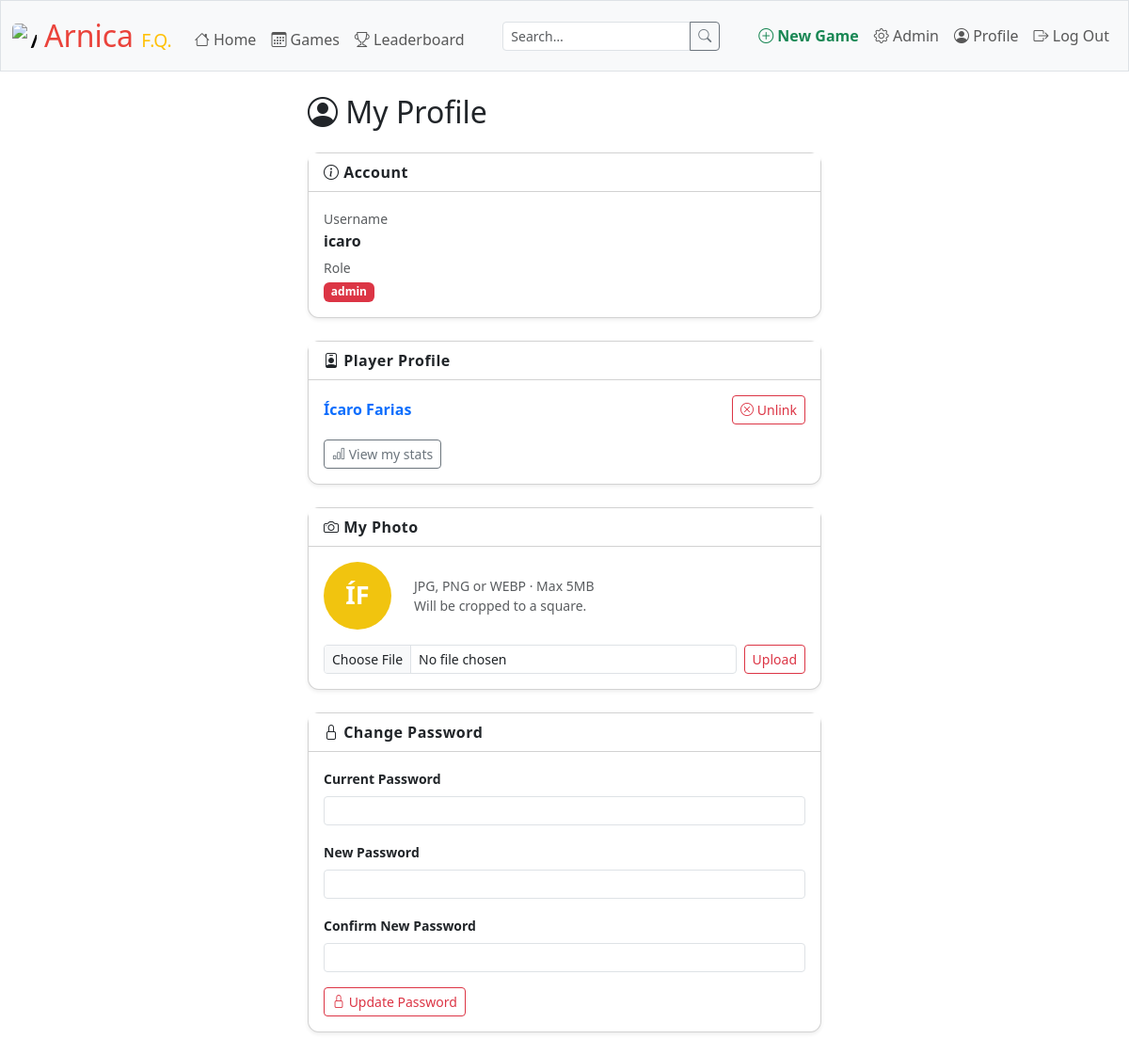
Screenshot of /profile (signed in) with the database file from the repository.
### tables this page shows
CREATE TABLE "users" (
    id         INTEGER PRIMARY KEY AUTOINCREMENT NOT NULL,
    username   TEXT    NOT NULL UNIQUE,
    email      TEXT    UNIQUE,
    hash       TEXT    NOT NULL,
    role       TEXT    NOT NULL DEFAULT 'viewer'
                       CHECK(role IN ('admin', 'editor', 'viewer')),
    person_id  INTEGER UNIQUE,
    created_at TEXT    NOT NULL DEFAULT (datetime('now')),
    updated_at TEXT    NOT NULL DEFAULT (datetime('now')),
    FOREIGN KEY(person_id) REFERENCES people(id) ON DELETE SET NULL
);

CREATE TABLE people (
    id           INTEGER PRIMARY KEY AUTOINCREMENT NOT NULL,
    name         TEXT NOT NULL,
    nickname     TEXT,
    phone_number TEXT UNIQUE,
    created_at   TEXT NOT NULL DEFAULT (datetime('now'))
, updated_at TEXT NOT NULL DEFAULT (datetime('now')), is_in_group_chat INTEGER NOT NULL DEFAULT 0, is_guest         INTEGER NOT NULL DEFAULT 0, guest_of         INTEGER REFERENCES people(id) ON DELETE SET NULL);

### app.py (the view, shortened to what this page needs)
@app.route("/profile", methods=["GET", "POST"])
@login_required
def profile():
    user = db.execute("SELECT * FROM users WHERE id = ?", session["user_id"])[0]
    linked_player = None
    if user["person_id"]:
        row = db.execute("SELECT * FROM people WHERE id = ?", user["person_id"])
        if row:
            linked_player = row[0]
    available_players = db.execute("""
        SELECT p.id, p.name, p.nickname
        FROM people p
        LEFT JOIN users u ON u.person_id = p.id
        WHERE u.person_id IS NULL
        ORDER BY p.name
    """)
    if request.method == "GET":
        return render_template("profile.html",
            user=user,
            linked_player=linked_player,
            available_players=available_players
        )

### app.py (called while the page is built)
def photo_path(person_id):
    for ext in ["jpg", "png", "webp"]:
        path = os.path.join(UPLOAD_FOLDER, f"{person_id}.{ext}")
        if os.path.exists(path):
            return f"/static/uploads/players/{person_id}.{ext}"
    return None

@app.template_global()
def photo_url(person_id):
    if not person_id:
        return None
    return photo_path(person_id)

@app.after_request
def after_request(response):
    response.headers["Cache-Control"] = "no-cache, no-store, must-revalidate"
    response.headers["Expires"] = 0
    response.headers["Pragma"] = "no-cache"
    return response

### helpers.py (called while the page is built)
def login_required(f):
    @wraps(f)
    def decorated_function(*args, **kwargs):
        if session.get("user_id") is None:
            return redirect("/login")
        return f(*args, **kwargs)
    return decorated_function

### templates/profile.html (shortened to what this page needs)
{% extends "layout.html" %}
{% from "_macros.html" import avatar %}
{% block main %}
<div class="row justify-content-center">
    <div class="col-md-7 col-lg-6">
        <h2 class="mb-4"><i class="bi bi-person-circle"></i> My Profile</h2>
        <div class="card shadow-sm mb-4">
            <div class="card-header bg-white">
                <i class="bi bi-info-circle"></i> Account
            </div>
            <div class="card-body">
                <div class="mb-1">
                    <span class="text-muted small">Username</span>
                    <div class="fw-semibold">{{ user.username }}</div>
                </div>
                <div>
                    <span class="text-muted small">Role</span>
                    <div>
                        <span class="badge
                            {% if user.role == 'admin' %}bg-danger
                            {% elif user.role == 'editor' %}bg-warning text-dark
                            {% else %}bg-secondary
                            {% endif %}">
                            {{ user.role }}
                        </span>
                    </div>
                </div>
            </div>
        </div>
        <div class="card shadow-sm mb-4">
            <div class="card-header bg-white">
                <i class="bi bi-person-badge"></i> Player Profile
            </div>
            <div class="card-body">
                {% if linked_player %}
                    <div class="d-flex align-items-center justify-content-between">
                        <div>
                            <div class="fw-semibold">
                                <a href="/player/{{ linked_player.id }}" class="text-decoration-none">
                                    {{ linked_player.name }}
                                </a>
                            </div>
                        </div>
                        <form action="/profile" method="post">
                            <button class="btn btn-sm btn-outline-danger" type="submit">
                                <i class="bi bi-x-circle"></i> Unlink
                            </button>
                        </form>
                    </div>
                    <div class="mt-3">
                        <a href="/player/{{ linked_player.id }}" class="btn btn-sm btn-outline-secondary">
                            <i class="bi bi-bar-chart"></i> View my stats
                        </a>
                    </div>
                {% endif %}
            </div>
        </div>
        {% if linked_player %}
        <div class="card shadow-sm mb-4">
            <div class="card-header bg-white">
                <i class="bi bi-camera"></i> My Photo
            </div>
            <div class="card-body">
                <div class="d-flex align-items-center gap-4 mb-3">
                    {{ avatar(linked_player.id, linked_player.name, size=72) }}
                    <div class="text-muted small">
                        JPG, PNG or WEBP · Max 5MB<br>
                        Will be cropped to a square.
                    </div>
                </div>
                <form action="/profile/photo" method="post" enctype="multipart/form-data">
                    <div class="d-flex gap-2">
                        <input class="form-control form-control-sm" name="photo" type="file"
                               accept=".jpg,.jpeg,.png,.webp">
                        <button class="btn btn-sm btn-outline-danger flex-shrink-0" type="submit">
                            Upload
                        </button>
                    </div>
                </form>
            </div>
        </div>
        {% endif %}
        <div class="card shadow-sm">
            <div class="card-header bg-white">
                <i class="bi bi-lock"></i> Change Password
            </div>
            <div class="card-body">
                <form action="/profile" method="post">
                    <div class="mb-3">
                        <label class="form-label small fw-semibold" for="current_password">Current Password</label>
                        <input class="form-control form-control-sm"
                               id="current_password"
                               name="current_password"
                               required
                               type="password">
                    </div>
                    <div class="mb-3">
                        <label class="form-label small fw-semibold" for="new_password">New Password</label>
                        <input class="form-control form-control-sm"
                               id="new_password"
                               name="new_password"
                               required
                               type="password">
                    </div>
                    <div class="mb-3">
                        <label class="form-label small fw-semibold" for="confirm_password">Confirm New Password</label>
                        <input class="form-control form-control-sm"
                               id="confirm_password"
                               name="confirm_password"
                               required
                               type="password">
                    </div>
                    <button class="btn btn-sm btn-outline-danger" type="submit">
                        <i class="bi bi-lock"></i> Update Password
                    </button>
                </form>
            </div>
        </div>
    </div>
</div>
{% endblock %}

### static/styles.css (style rules this page uses)
.card { border-radius: 0.75rem; }
.card-header { font-weight: 600; letter-spacing: 0.03em; }

### rows the page displays
users: username "icaro", role "admin"
people: name "Ícaro Farias"

### other values shown
{{ initials }} "ÍF"
